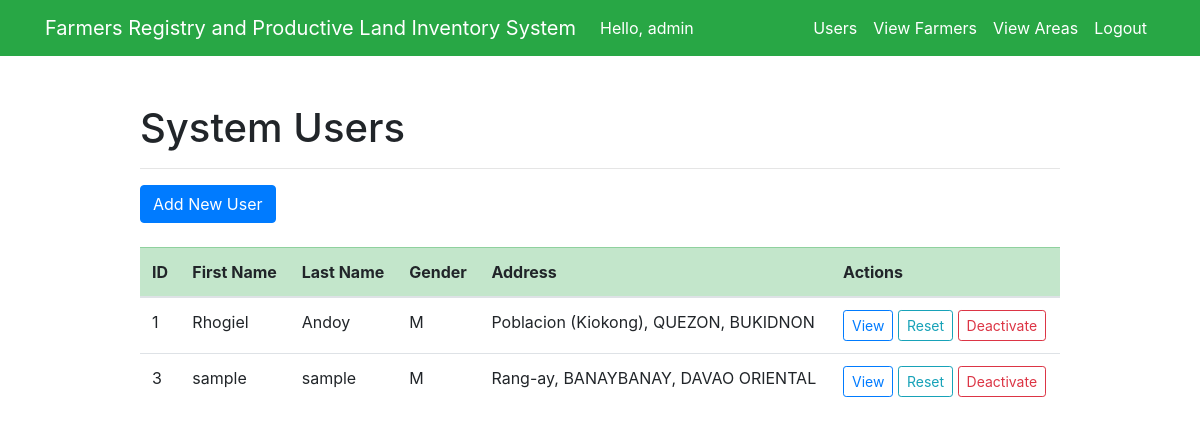
/dashboard/users (signed in), run on the app's committed database.
### test_app/models.py (models this page shows, shortened)
class Profile(models.Model):
    MALE = 'M'
    FEMALE = 'F'
    PERSON_GENDER = [
        (MALE, 'Male'),
        (FEMALE, 'Female'),
    ]
    first_name = models.CharField(max_length=200)
    last_name = models.CharField(max_length=200)
    gender = models.CharField(max_length=1, choices=PERSON_GENDER, default=MALE)
    region = models.CharField(max_length=200)
    province = models.CharField(max_length=200)
    muncity = models.CharField(max_length=200)
    brgy = models.CharField(max_length=200)
    address = models.TextField()
    income_annual = models.FloatField(default=0, blank=True, null=True)
    user_id = models.ForeignKey(settings.AUTH_USER_MODEL, on_delete=models.CASCADE)

### test_app/views.py (the view, shortened to what this page needs)
# urls.py: path('dashboard/users', views.user_list, name='user_list'),
@login_required(login_url='/')
def user_list(request):
    if request.method == 'GET':
        data_entries = Profile.objects.all()
        regions = RegionCode.objects.all()
        groups = Group.objects.all()
        form = ProfileForm()
        userform = UserCreationForm()
        context = {
            'data_entries': data_entries,
            'form': form,
            'regions': regions,
            'userform': userform,
            'groups': groups,
        }
        return render(request, 'test_app/users.html', context)

### test_app/templates/test_app/users.html (shortened to what this page needs)
{% extends 'test_app/base.html' %}
{% block content %}
<div class="row justify-content-center mt-5">
    <div class="col-md-10">
        <h1>System Users</h1>
        <hr>
        <button type="button" class="btn btn-primary" data-toggle="modal" data-target="#addNewUserModal" data-backdrop="static" data-keyboard="false">
            Add New User
        </button>
        <br>
        <br>
        <table class="table table-hover table-stripped table-responsive-md" id="profile_list">
            <thead class="table-success">
                <tr>
                    <th scope="col">ID</th>
                    <th scope="col">First Name</th>
                    <th scope="col">Last Name</th>
                    <th scope="col">Gender</th>
                    <th scope="col">Address</th>
                    <th scope="col" align="center">Actions</th>
                </tr>
            </thead>
            <tbody>
                {% for data in data_entries %}
                    <tr>
                        <td scope="row">{{ data.id }}</td>
                        <td>{{ data.first_name }}</td>
                        <td>{{ data.last_name }}</td>
                        <td>{{ data.gender }}</td>
                        <td>{{ data.address }}</td>
                        <td>
                            <a type="button" class="btn btn-outline-primary btn-sm text-primary" href="#">View</a>
                            <a type="button" class="btn btn-outline-info btn-sm text-info" href="#">Reset</a>
                            <a type="button" class="btn btn-outline-danger btn-sm text-danger" href="#">Deactivate</a>
                        </td>
                    </tr>
                {% endfor %}
            </tbody>
        </table>
    </div>
</div>
{% endblock %}

### test_app/templates/test_app/base.html (shortened to what this page needs)
<!doctype html>
<html lang="en">
<head>
    <link rel="stylesheet" href="https://stackpath.bootstrapcdn.com/bootstrap/4.4.1/css/bootstrap.min.css">
</head>
<body>
<nav class="navbar navbar-expand-md navbar-light bg-success">
<div class="container">
    {% if user.is_superuser %}<a class="navbar-brand" href="{% url 'user_dashboard' %}">{% else %}<a class="navbar-brand" href="{% url 'user_info' %}">{% endif %}
        <span class="text-white">Farmers Registry and Productive Land Inventory System</span>
    </a>
    <div class="collapse navbar-collapse" id="navbarNav">
        {% if user.is_authenticated %}
            <ul class="navbar-nav mr-auto">
                <li class="nav-item">
                    <span class="nav-link text-white">Hello, {{ request.user }}</span>
                </li>
            </ul>
        {% endif %}
    <ul class="navbar-nav ml-auto">
        {% if user.is_authenticated %}
            <li class="nav-item">
                {% if user.is_superuser %}
                    <a href="{% url 'user_list' %}" class="nav-link text-white">Users</a>
                {% endif %}
            </li>
            <li class="nav-item">
                {% if user.is_superuser %}
                    <a href="{% url 'user_dashboard' %}" class="nav-link text-white">View Farmers</a>
                {% endif %}
            </li>
            <li class="nav-item">
                {% if user.is_superuser %}
                    <a href="{% url 'viewarea_dashboard' %}" class="nav-link text-white">View Areas</a>
                {% endif %}
            </li>
            <li class="nav-item">
                <a href="#" onclick="$('#signOutBtn').click()" class="nav-link text-white">Logout</a>
            </li>
        {% endif %}
    </ul>
    </div>
</div>
</nav>
<div class="container">
{% block content %}{% endblock %}
</div>
</body>
</html>

### data on the page
Profile: id "1", first_name "Rhogiel", last_name "Andoy", gender "M", address "Poblacion (Kiokong), QUEZON, BUKIDNON"
Profile: id "3", first_name "sample", last_name "sample", gender "M", address "Rang-ay, BANAYBANAY, DAVAO ORIENTAL"

### other printed values
{{ request.user }} "admin"
